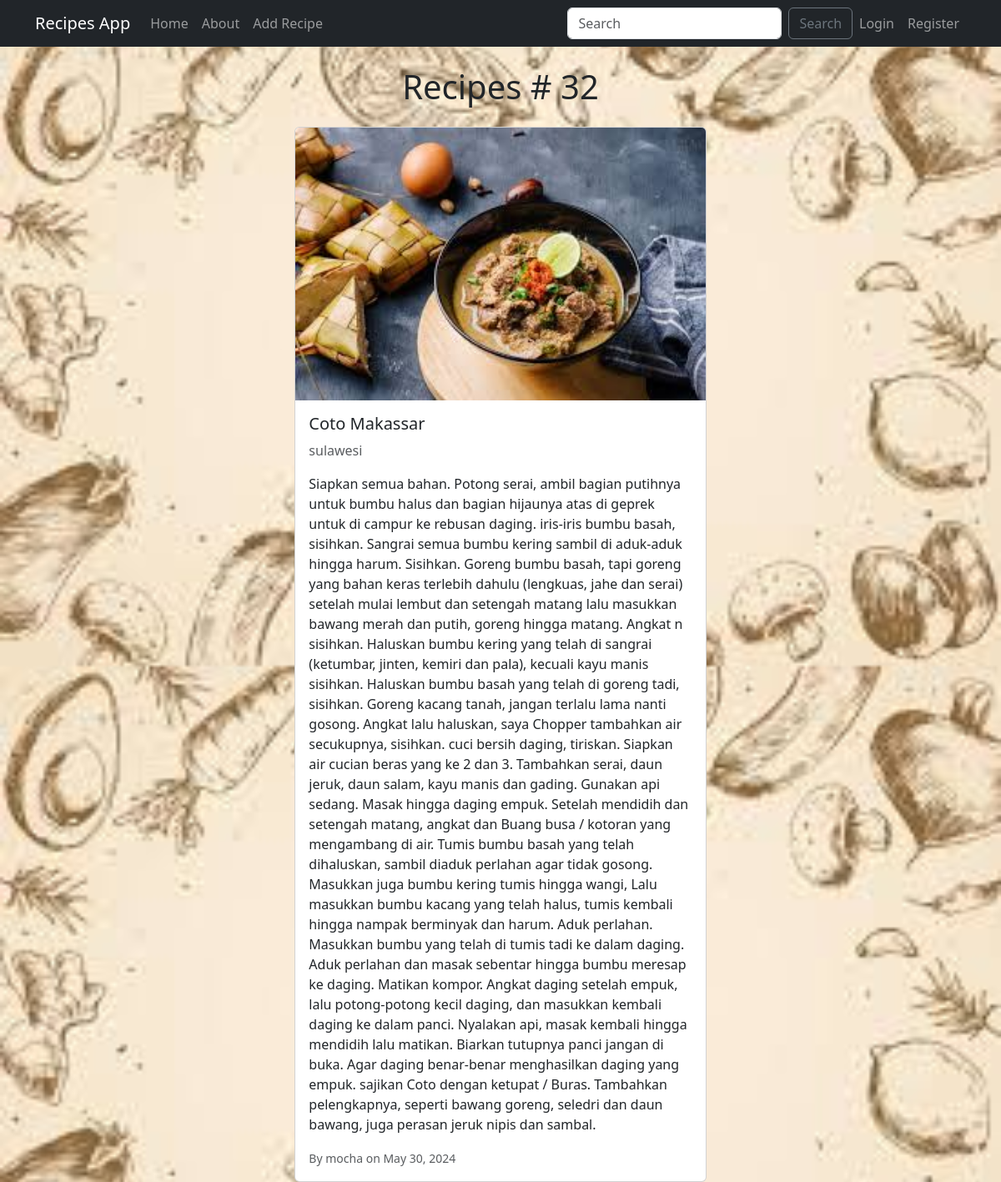
The app's page /recipe/32/ with its own data.
### recipes/models.py (models this page shows, shortened)
class Recipe(models.Model):
    CATEGORY_CHOICES = [
        ('jawa', 'Jawa'),
        ('kalimantan', 'Kalimantan'),
        ('papua', 'Papua'),
        ('sulawesi', 'Sulawesi'),
        ('sumatra', 'Sumatra'),
    ]
    title = models.CharField(max_length=100)
    description = models.TextField()
    author = models.ForeignKey(User, on_delete=models.CASCADE)
    category = models.CharField(max_length=255, default='uncategorized', choices=CATEGORY_CHOICES)
    created_at = models.DateTimeField(default=timezone.now)
    updated_at = models.DateTimeField(auto_now=True)
    recipe_image = models.ImageField(upload_to='images/')

### recipes/views.py (the view)
# urls.py: path('recipe/<int:pk>/', views.RecipeDetailView.as_view(), name='recipes-detail'),
class RecipeDetailView(DetailView):
    model = Recipe

### recipes/templates/recipes/recipe_detail.html (shortened to what this page needs)
{% extends "recipes/base.html" %}
{% load static %}
{% block content %}
<div class="container-fluid">
  <h1 class="text-center mb-4">Recipes # {{ object.id }}</h1>
  <div class="row justify-content-center">
    <div class="col-md-8">
      <div class="card">
        {% if object.recipe_image %}
          <img src="{{ object.recipe_image.url }}" class="card-img-top" alt="{{ object.title }}">
        {% else %}
          <img src="{% static 'images/default_recipe_image.jpg' %}" class="card-img-top" alt="Default Recipe Image">
        {% endif %}
        <div class="card-body">
          <h5 class="card-title">{{ object.title }}</h5>
          <p class="card-text text-muted">{{ object.category }}</p>
          <p class="card-text">{{ object.description }}</p>
          <p class="card-text"><small class="text-muted">By {{ object.author }} on {{ object.updated_at|date:"F d, Y" }}</small></p>
        </div>
      </div>
    </div>
  </div>
</div>
{% endblock content %}

### records on screen
Recipe: id "32", recipe_image (picture), title "Coto Makassar", category "sulawesi", description "Siapkan semua bahan. Potong serai, ambil bagian putihnya untuk bumbu halus dan bagian hijaunya atas di geprek untuk di campur ke rebusan daging. iris-iris bumbu basah, sisihkan. Sangrai semua bumbu kering sambil di aduk-aduk hingga harum. Sisihkan. Goreng bumbu basah, tapi goreng yang bahan keras terlebih dahulu (lengkuas, jahe dan serai) setelah mulai lembut dan setengah matang lalu masukkan bawang merah dan putih, goreng hingga matang. Angkat n sisihkan. Haluskan bumbu kering yang telah di sangrai (ketumbar, jinten, kemiri dan pala), kecuali kayu manis sisihkan. Haluskan bumbu basah yang telah di goreng tadi, sisihkan. Goreng kacang tanah, jangan terlalu lama nanti gosong. Angkat lalu…", author "mocha", updated_at "May 30, 2024"
